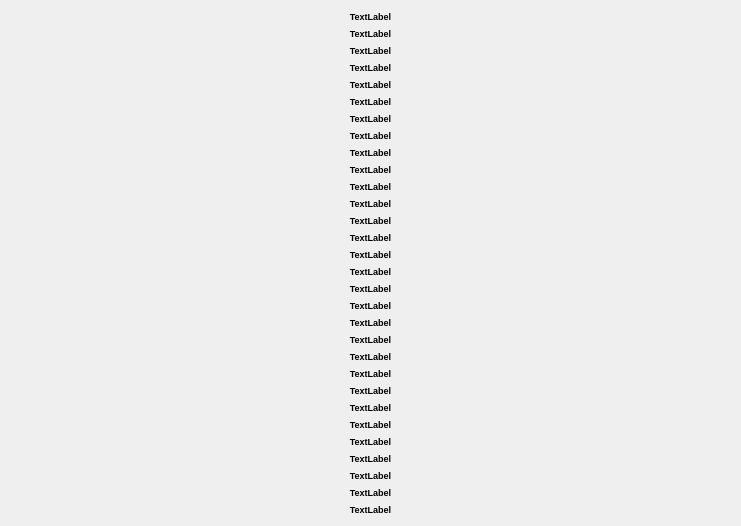
    <widget class="QWidget" name="questions" native="true">
     <property name="geometry">
      <rect>
       <x>0</x>
       <y>30</y>
       <width>741</width>
       <height>471</height>
      </rect>
     </property>
     <layout class="QVBoxLayout" name="questionGrid">
      <item>
       <widget class="QLabel" name="Q_1">
        <property name="maximumSize">
         <size>
          <width>16777215</width>
          <height>500</height>
         </size>
        </property>
        <property name="font">
         <font>
          <pointsize>7</pointsize>
          <weight>75</weight>
          <bold>true</bold>
         </font>
        </property>
        <property name="autoFillBackground">
         <bool>false</bool>
        </property>
        <property name="frameShadow">
         <enum>QFrame::Plain</enum>
        </property>
        <property name="text">
         <string>TextLabel</string>
        </property>
        <property name="alignment">
         <set>Qt::AlignCenter</set>
        </property>
       </widget>
      </item>
      <item>
       <widget class="QLabel" name="Q_2">
        <property name="maximumSize">
         <size>
          <width>16777215</width>
          <height>500</height>
         </size>
        </property>
        <property name="font">
         <font>
          <pointsize>7</pointsize>
          <weight>75</weight>
          <bold>true</bold>
         </font>
        </property>
        <property name="lineWidth">
         <number>1</number>
        </property>
        <property name="text">
         <string>TextLabel</string>
        </property>
        <property name="alignment">
         <set>Qt::AlignCenter</set>
        </property>
       </widget>
      </item>
      <item>
       <widget class="QLabel" name="Q_3">
        <property name="maximumSize">
         <size>
          <width>16777215</width>
          <height>500</height>
         </size>
        </property>
        <property name="font">
         <font>
          <pointsize>7</pointsize>
          <weight>75</weight>
          <bold>true</bold>
         </font>
        </property>
        <property name="text">
         <string>TextLabel</string>
        </property>
        <property name="alignment">
         <set>Qt::AlignCenter</set>
        </property>
       </widget>
      </item>
      <item>
       <widget class="QLabel" name="Q_4">
        <property name="maximumSize">
         <size>
          <width>16777215</width>
          <height>500</height>
         </size>
        </property>
        <property name="font">
         <font>
          <pointsize>7</pointsize>
          <weight>75</weight>
          <bold>true</bold>
         </font>
        </property>
        <property name="text">
         <string>TextLabel</string>
        </property>
        <property name="alignment">
         <set>Qt::AlignCenter</set>
        </property>
       </widget>
      </item>
      <item>
       <widget class="QLabel" name="Q_5">
        <property name="maximumSize">
         <size>
          <width>16777215</width>
          <height>500</height>
         </size>
        </property>
        <property name="font">
         <font>
          <pointsize>7</pointsize>
          <weight>75</weight>
          <bold>true</bold>
         </font>
        </property>
        <property name="text">
         <string>TextLabel</string>
        </property>
        <property name="alignment">
         <set>Qt::AlignCenter</set>
        </property>
       </widget>
      </item>
      <item>
       <widget class="QLabel" name="Q_6">
        <property name="maximumSize">
         <size>
          <width>16777215</width>
          <height>500</height>
         </size>
        </property>
        <property name="font">
         <font>
          <pointsize>7</pointsize>
          <weight>75</weight>
          <bold>true</bold>
         </font>
        </property>
        <property name="text">
         <string>TextLabel</string>
        </property>
        <property name="alignment">
         <set>Qt::AlignCenter</set>
        </property>
       </widget>
      </item>
      <item>
       <widget class="QLabel" name="Q_7">
        <property name="maximumSize">
         <size>
          <width>16777215</width>
          <height>500</height>
         </size>
        </property>
        <property name="font">
         <font>
          <pointsize>7</pointsize>
          <weight>75</weight>
          <bold>true</bold>
         </font>
        </property>
        <property name="text">
         <string>TextLabel</string>
        </property>
        <property name="alignment">
         <set>Qt::AlignCenter</set>
        </property>
       </widget>
      </item>
      <item>
       <widget class="QLabel" name="Q_8">
        <property name="maximumSize">
         <size>
          <width>16777215</width>
          <height>500</height>
         </size>
        </property>
        <property name="font">
         <font>
          <pointsize>7</pointsize>
          <weight>75</weight>
          <bold>true</bold>
         </font>
        </property>
        <property name="text">
         <string>TextLabel</string>
        </property>
        <property name="alignment">
         <set>Qt::AlignCenter</set>
        </property>
       </widget>
      </item>
      <item>
       <widget class="QLabel" name="Q_9">
        <property name="maximumSize">
         <size>
          <width>16777215</width>
          <height>500</height>
         </size>
        </property>
        <property name="font">
         <font>
          <pointsize>7</pointsize>
          <weight>75</weight>
          <bold>true</bold>
         </font>
        </property>
        <property name="text">
         <string>TextLabel</string>
        </property>
        <property name="alignment">
         <set>Qt::AlignCenter</set>
        </property>
       </widget>
      </item>
      <item>
       <widget class="QLabel" name="Q_10">
        <property name="maximumSize">
         <size>
          <width>16777215</width>
          <height>500</height>
         </size>
        </property>
        <property name="font">
         <font>
          <pointsize>7</pointsize>
          <weight>75</weight>
          <bold>true</bold>
         </font>
        </property>
        <property name="text">
         <string>TextLabel</string>
        </property>
        <property name="alignment">
         <set>Qt::AlignCenter</set>
        </property>
       </widget>
      </item>
      <item>
       <widget class="QLabel" name="Q_11">
        <property name="maximumSize">
         <size>
          <width>16777215</width>
          <height>500</height>
         </size>
        </property>
        <property name="font">
         <font>
          <pointsize>7</pointsize>
          <weight>75</weight>
          <bold>true</bold>
         </font>
        </property>
        <property name="text">
         <string>TextLabel</string>
        </property>
        <property name="alignment">
         <set>Qt::AlignCenter</set>
        </property>
       </widget>
      </item>
      <item>
       <widget class="QLabel" name="Q_12">
        <property name="maximumSize">
         <size>
          <width>16777215</width>
          <height>500</height>
         </size>
        </property>
        <property name="font">
         <font>
          <pointsize>7</pointsize>
          <weight>75</weight>
          <bold>true</bold>
         </font>
        </property>
        <property name="text">
         <string>TextLabel</string>
        </property>
        <property name="alignment">
         <set>Qt::AlignCenter</set>
        </property>
       </widget>
      </item>
      <item>
       <widget class="QLabel" name="Q_13">
        <property name="maximumSize">
         <size>
          <width>16777215</width>
          <height>500</height>
         </size>
        </property>
        <property name="font">
         <font>
          <pointsize>7</pointsize>
          <weight>75</weight>
          <bold>true</bold>
         </font>
        </property>
        <property name="text">
         <string>TextLabel</string>
        </property>
        <property name="alignment">
         <set>Qt::AlignCenter</set>
        </property>
       </widget>
      </item>
      <item>
       <widget class="QLabel" name="Q_14">
        <property name="maximumSize">
         <size>
          <width>16777215</width>
          <height>500</height>
         </size>
        </property>
        <property name="font">
         <font>
          <pointsize>7</pointsize>
          <weight>75</weight>
          <bold>true</bold>
         </font>
        </property>
        <property name="text">
         <string>TextLabel</string>
        </property>
        <property name="alignment">
         <set>Qt::AlignCenter</set>
        </property>
       </widget>
      </item>
      <item>
       <widget class="QLabel" name="Q_15">
        <property name="maximumSize">
         <size>
          <width>16777215</width>
          <height>500</height>
         </size>
        </property>
        <property name="font">
         <font>
          <pointsize>7</pointsize>
          <weight>75</weight>
          <bold>true</bold>
         </font>
        </property>
        <property name="text">
         <string>TextLabel</string>
        </property>
        <property name="alignment">
         <set>Qt::AlignCenter</set>
        </property>
       </widget>
      </item>
      <item>
       <widget class="QLabel" name="Q_16">
        <property name="maximumSize">
         <size>
          <width>16777215</width>
          <height>500</height>
         </size>
        </property>
        <property name="font">
         <font>
          <pointsize>7</pointsize>
          <weight>75</weight>
          <bold>true</bold>
         </font>
        </property>
        <property name="text">
         <string>TextLabel</string>
        </property>
        <property name="alignment">
         <set>Qt::AlignCenter</set>
        </property>
       </widget>
      </item>
      <item>
       <widget class="QLabel" name="Q_17">
        <property name="maximumSize">
         <size>
          <width>16777215</width>
          <height>500</height>
         </size>
        </property>
        <property name="font">
         <font>
          <pointsize>7</pointsize>
          <weight>75</weight>
          <bold>true</bold>
         </font>
        </property>
        <property name="text">
         <string>TextLabel</string>
        </property>
        <property name="alignment">
         <set>Qt::AlignCenter</set>
        </property>
       </widget>
      </item>
      <item>
       <widget class="QLabel" name="Q_18">
        <property name="maximumSize">
         <size>
          <width>16777215</width>
          <height>500</height>
         </size>
        </property>
        <property name="font">
         <font>
          <pointsize>7</pointsize>
          <weight>75</weight>
          <bold>true</bold>
         </font>
        </property>
        <property name="text">
         <string>TextLabel</string>
        </property>
        <property name="alignment">
         <set>Qt::AlignCenter</set>
        </property>
       </widget>
      </item>
      <item>
       <widget class="QLabel" name="Q_19">
        <property name="maximumSize">
         <size>
          <width>16777215</width>
          <height>500</height>
         </size>
        </property>
        <property name="font">
         <font>
          <pointsize>7</pointsize>
          <weight>75</weight>
          <bold>true</bold>
         </font>
        </property>
        <property name="text">
         <string>TextLabel</string>
        </property>
        <property name="alignment">
         <set>Qt::AlignCenter</set>
        </property>
       </widget>
      </item>
      <item>
       <widget class="QLabel" name="Q_20">
        <property name="maximumSize">
         <size>
          <width>16777215</width>
          <height>500</height>
         </size>
        </property>
        <property name="font">
         <font>
          <pointsize>7</pointsize>
          <weight>75</weight>
          <bold>true</bold>
         </font>
        </property>
        <property name="text">
         <string>TextLabel</string>
        </property>
        <property name="alignment">
         <set>Qt::AlignCenter</set>
        </property>
       </widget>
      </item>
      <item>
       <widget class="QLabel" name="Q_21">
        <property name="maximumSize">
         <size>
          <width>16777215</width>
          <height>500</height>
         </size>
        </property>
        <property name="font">
         <font>
          <pointsize>7</pointsize>
          <weight>75</weight>
          <bold>true</bold>
         </font>
        </property>
        <property name="text">
         <string>TextLabel</string>
        </property>
        <property name="alignment">
         <set>Qt::AlignCenter</set>
        </property>
       </widget>
      </item>
      <item>
       <widget class="QLabel" name="Q_22">
        <property name="maximumSize">
         <size>
          <width>16777215</width>
          <height>500</height>
         </size>
        </property>
        <property name="font">
         <font>
          <pointsize>7</pointsize>
          <weight>75</weight>
          <bold>true</bold>
         </font>
        </property>
        <property name="text">
         <string>TextLabel</string>
        </property>
        <property name="alignment">
         <set>Qt::AlignCenter</set>
        </property>
       </widget>
      </item>
      <item>
       <widget class="QLabel" name="Q_23">
        <property name="maximumSize">
         <size>
          <width>16777215</width>
          <height>500</height>
         </size>
        </property>
        <property name="font">
         <font>
          <pointsize>7</pointsize>
          <weight>75</weight>
          <bold>true</bold>
         </font>
        </property>
        <property name="text">
         <string>TextLabel</string>
        </property>
        <property name="alignment">
         <set>Qt::AlignCenter</set>
        </property>
       </widget>
      </item>
      <item>
       <widget class="QLabel" name="Q_24">
        <property name="maximumSize">
         <size>
          <width>16777215</width>
          <height>500</height>
         </size>
        </property>
        <property name="font">
         <font>
          <pointsize>7</pointsize>
          <weight>75</weight>
          <bold>true</bold>
         </font>
        </property>
        <property name="text">
         <string>TextLabel</string>
        </property>
        <property name="alignment">
         <set>Qt::AlignCenter</set>
        </property>
       </widget>
      </item>
      <item>
       <widget class="QLabel" name="Q_25">
        <property name="maximumSize">
         <size>
          <width>16777215</width>
          <height>500</height>
         </size>
        </property>
        <property name="font">
         <font>
          <pointsize>7</pointsize>
          <weight>75</weight>
          <bold>true</bold>
         </font>
        </property>
        <property name="text">
         <string>TextLabel</string>
        </property>
        <property name="alignment">
         <set>Qt::AlignCenter</set>
        </property>
       </widget>
      </item>
      <item>
       <widget class="QLabel" name="Q_26">
        <property name="maximumSize">
         <size>
          <width>16777215</width>
          <height>500</height>
         </size>
        </property>
        <property name="font">
         <font>
          <pointsize>7</pointsize>
          <weight>75</weight>
          <bold>true</bold>
         </font>
        </property>
        <property name="text">
         <string>TextLabel</string>
        </property>
        <property name="alignment">
         <set>Qt::AlignCenter</set>
        </property>
       </widget>
      </item>
      <item>
       <widget class="QLabel" name="Q_27">
        <property name="maximumSize">
         <size>
          <width>16777215</width>
          <height>500</height>
         </size>
        </property>
        <property name="font">
         <font>
          <pointsize>7</pointsize>
          <weight>75</weight>
          <bold>true</bold>
         </font>
        </property>
        <property name="text">
         <string>TextLabel</string>
        </property>
        <property name="alignment">
         <set>Qt::AlignCenter</set>
        </property>
       </widget>
      </item>
      <item>
       <widget class="QLabel" name="Q_28">
        <property name="maximumSize">
         <size>
          <width>16777215</width>
          <height>500</height>
         </size>
        </property>
        <property name="font">
         <font>
          <pointsize>7</pointsize>
          <weight>75</weight>
          <bold>true</bold>
         </font>
        </property>
        <property name="text">
         <string>TextLabel</string>
        </property>
        <property name="alignment">
         <set>Qt::AlignCenter</set>
        </property>
       </widget>
      </item>
      <item>
       <widget class="QLabel" name="Q_29">
        <property name="maximumSize">
         <size>
          <width>16777215</width>
          <height>500</height>
         </size>
        </property>
        <property name="font">
         <font>
          <pointsize>7</pointsize>
          <weight>75</weight>
          <bold>true</bold>
         </font>
        </property>
        <property name="text">
         <string>TextLabel</string>
        </property>
        <property name="alignment">
         <set>Qt::AlignCenter</set>
        </property>
       </widget>
      </item>
      <item>
       <widget class="QLabel" name="Q_30">
        <property name="maximumSize">
         <size>
          <width>16777215</width>
          <height>500</height>
         </size>
        </property>
        <property name="font">
         <font>
          <pointsize>7</pointsize>
          <weight>75</weight>
          <bold>true</bold>
         </font>
        </property>
        <property name="text">
         <string>TextLabel</string>
        </property>
        <property name="alignment">
         <set>Qt::AlignCenter</set>
        </property>
       </widget>
      </item>
     </layout>
    </widget>
